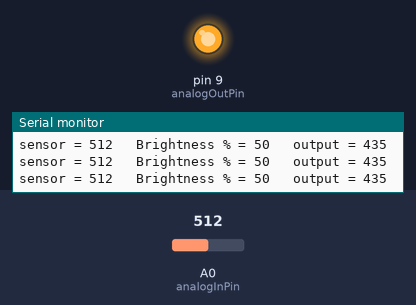
This sketch was run on a simulated Arduino Uno, built with avr-gcc and run on an emulated ATmega328P. On the bench: output pins drawn as LEDs (lit = HIGH), the last lines printed to the serial monitor. Inputs (shaded band) come from the test bench; at power-on: A0 (analogInPin) = 512.

Above: at 1.2 s.
1.3 s: A0 (analogInPin) set to 0
At 2.5 s:
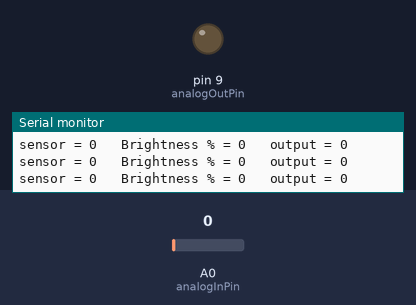
2.8 s: A0 (analogInPin) set to 3
At 3.7 s:
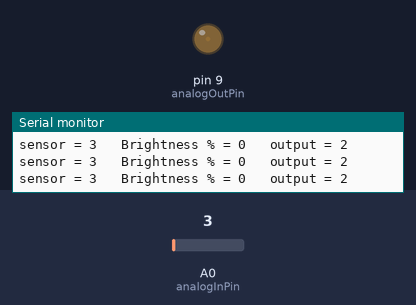
4.3 s: A0 (analogInPin) set to 122
At 5.5 s:
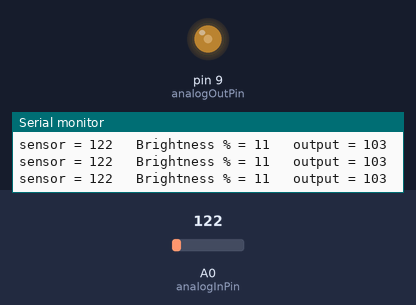
5.8 s: A0 (analogInPin) set to 306
At 7.2 s:
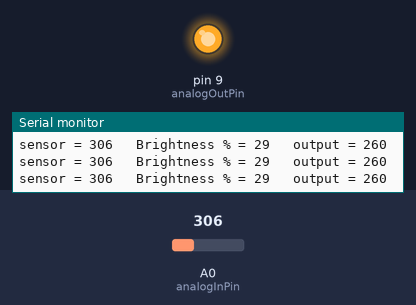
Timing chart, 0 to 8.8 s (numbered marks = the images above; inputs shaded):
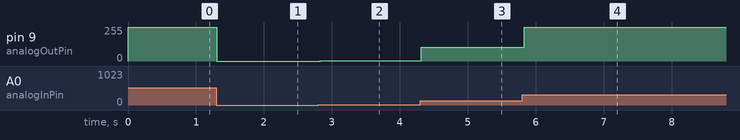

Measured:
- after the input at 1.3 s, pin 9 (analogOutPin): 255/255 → 0/255 at once
- after the input at 2.8 s, pin 9 (analogOutPin): 0/255 → 2/255 at once
- after the input at 4.3 s, pin 9 (analogOutPin): 2/255 → 103/255 at once
- after the input at 5.8 s, pin 9 (analogOutPin): 103/255 → 255/255 at once

The sketch:

PMW.ino
```cpp
// These constants won't change. They're used to give names to the pins used:
const int analogInPin = A0;  // Analog input pin that the potentiometer is attached to
const int analogOutPin = 9; // Analog output pin that the LED is attached to
const int ledPin = 9;      // Pin that our LED is connected to. It has to be a PWM Pin

int sensorValue = 0;        // value read from the pot
int outputValue = 0;        // value output to the PWM (analog out)
int ledBright = 0;         // value for the PWM duty cycle %

void setup() {
  // initialize serial communications at 9600 bps:
  Serial.begin(9600);
}

void loop() {
  // read the analog in value:
  sensorValue = analogRead(analogInPin);
  // map it to the range of the analog out for the monitor and LED:
  outputValue = map(sensorValue, 0, 300, 0, 255);
  ledBright = map(sensorValue, 0, 1023, 0, 100);
  // change the analog out value:
  analogWrite(analogOutPin, outputValue);

  // print the results to the Serial Monitor:
  Serial.print("sensor = ");
  Serial.print(sensorValue);
  Serial.print("\t Brightness % = ");
  Serial.print(ledBright);
  Serial.print("\t output = ");
  Serial.println(outputValue);

 // Delay the signal by 2 ms to allow the digitlal-to-analog converter time to re-sync
  delay(2);

  //Write the duty cycle % to the LED
  analogWrite(ledPin, ledBright);
}
```
